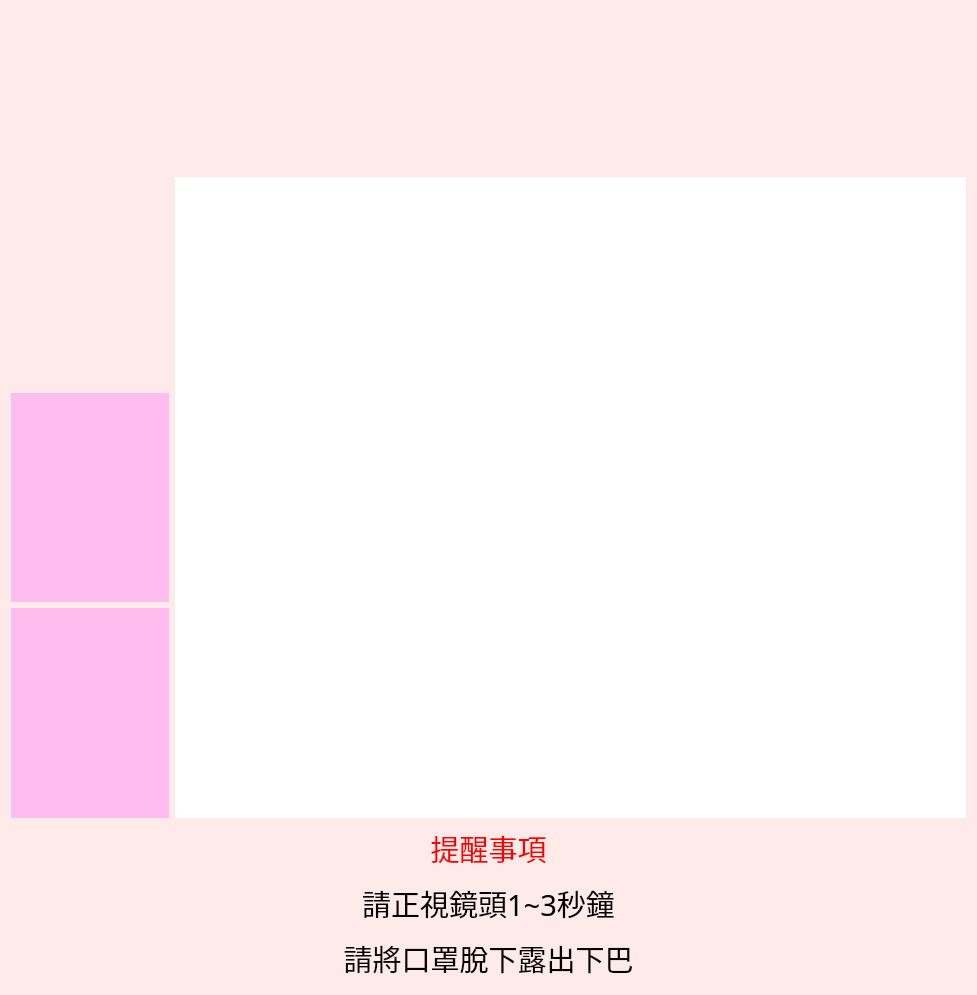
<?xml version="1.0" encoding="UTF-8"?>
<ui version="4.0">
 <class>dynamic_Form</class>
 <widget class="QWidget" name="dynamic_Form">
  <property name="geometry">
   <rect>
    <x>0</x>
    <y>0</y>
    <width>977</width>
    <height>995</height>
   </rect>
  </property>
  <property name="windowTitle">
   <string>Form</string>
  </property>
  <property name="styleSheet">
   <string notr="true">background-color: rgb(255, 234, 234);</string>
  </property>
  <layout class="QGridLayout" name="gridLayout">
   <item row="0" column="0" rowspan="2" colspan="2">
    <layout class="QVBoxLayout" name="verticalLayout" stretch="1,4,1">
     <item>
      <widget class="QLabel" name="hint">
       <property name="font">
        <font>
         <family>微軟正黑體</family>
         <pointsize>32</pointsize>
         <weight>75</weight>
         <bold>true</bold>
        </font>
       </property>
       <property name="layoutDirection">
        <enum>Qt::LeftToRight</enum>
       </property>
       <property name="text">
        <string/>
       </property>
       <property name="alignment">
        <set>Qt::AlignCenter</set>
       </property>
      </widget>
     </item>
     <item>
      <layout class="QHBoxLayout" name="horizontalLayout" stretch="1,5">
       <property name="sizeConstraint">
        <enum>QLayout::SetDefaultConstraint</enum>
       </property>
       <property name="leftMargin">
        <number>0</number>
       </property>
       <item>
        <layout class="QVBoxLayout" name="verticalLayout_2">
         <item>
          <widget class="QLabel" name="img2">
           <property name="autoFillBackground">
            <bool>false</bool>
           </property>
           <property name="styleSheet">
            <string notr="true">background-color: rgba(255, 255, 255, 255
);</string>
           </property>
           <property name="text">
            <string/>
           </property>
          </widget>
         </item>
         <item>
          <widget class="QLabel" name="img3">
           <property name="font">
            <font>
             <weight>50</weight>
             <bold>false</bold>
            </font>
           </property>
           <property name="contextMenuPolicy">
            <enum>Qt::DefaultContextMenu</enum>
           </property>
           <property name="autoFillBackground">
            <bool>false</bool>
           </property>
           <property name="styleSheet">
            <string notr="true">background-color: rgba(255, 0, 255, 50);</string>
           </property>
           <property name="text">
            <string/>
           </property>
          </widget>
         </item>
         <item>
          <widget class="QLabel" name="img4">
           <property name="autoFillBackground">
            <bool>false</bool>
           </property>
           <property name="styleSheet">
            <string notr="true">background-color: rgba(255, 0, 255, 50);</string>
           </property>
           <property name="text">
            <string/>
           </property>
          </widget>
         </item>
        </layout>
       </item>
       <item>
        <widget class="QLabel" name="img1">
         <property name="contextMenuPolicy">
          <enum>Qt::DefaultContextMenu</enum>
         </property>
         <property name="autoFillBackground">
          <bool>false</bool>
         </property>
         <property name="styleSheet">
          <string notr="true">background-color: rgb(255, 255, 255);</string>
         </property>
         <property name="text">
          <string/>
         </property>
        </widget>
       </item>
      </layout>
     </item>
     <item>
      <widget class="QLabel" name="hint_2">
       <property name="font">
        <font>
         <family>微軟正黑體</family>
         <pointsize>22</pointsize>
        </font>
       </property>
       <property name="layoutDirection">
        <enum>Qt::LeftToRight</enum>
       </property>
       <property name="text">
        <string>&lt;html&gt;&lt;head/&gt;&lt;body&gt;&lt;p align=&quot;center&quot;&gt;&lt;span style=&quot; color:#ff0000;&quot;&gt;提醒事項&lt;/span&gt;&lt;/p&gt;&lt;p align=&quot;center&quot;&gt;請正視鏡頭1~3秒鐘&lt;/p&gt;&lt;p align=&quot;center&quot;&gt;請將口罩脫下露出下巴&lt;/p&gt;&lt;/body&gt;&lt;/html&gt;</string>
       </property>
       <property name="alignment">
        <set>Qt::AlignCenter</set>
       </property>
      </widget>
     </item>
    </layout>
   </item>
  </layout>
 </widget>
 <resources/>
 <connections/>
</ui>
